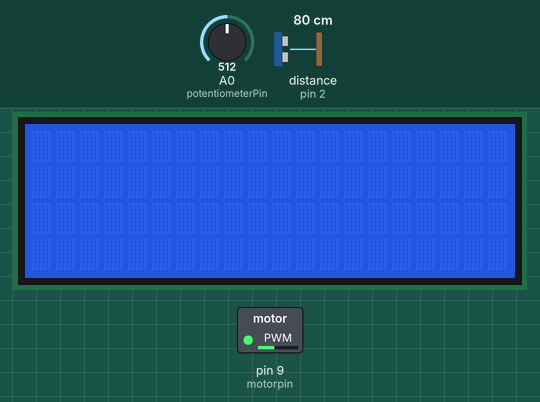
Bench run of a sketch on a simulated Arduino Uno, built with avr-gcc and run on an emulated ATmega328P. On the bench: 20×4 character LCD, switched loads named in the sketch (green lamp = pin HIGH). Wiring (inferred from the names in the program): ultrasonic range finder: trigger pin 3; echo pin 2. The inputs (shaded band) are chosen by the test bench; at power-on: distance to the obstacle (sensor on pin 2) 80 cm, A0 (potentiometerPin) = 512. The echo pulse lasts 58.3 µs per cm; pins used as bus, display or sensor lines are not drawn.

Above: at 3.2 s.
3.3 s: distance to the obstacle (sensor on pin 2) set to 2 cm
At 3.6 s:
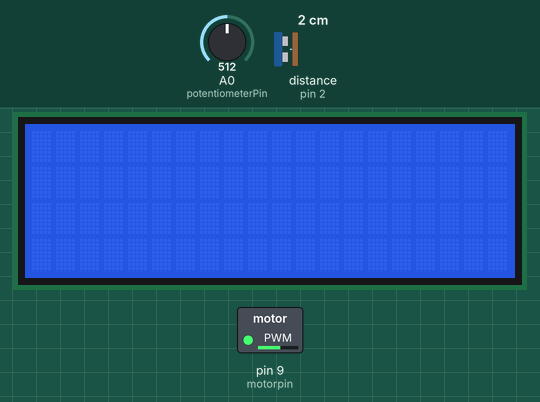
4.8 s: distance to the obstacle (sensor on pin 2) set to 250 cm
At 5.8 s:
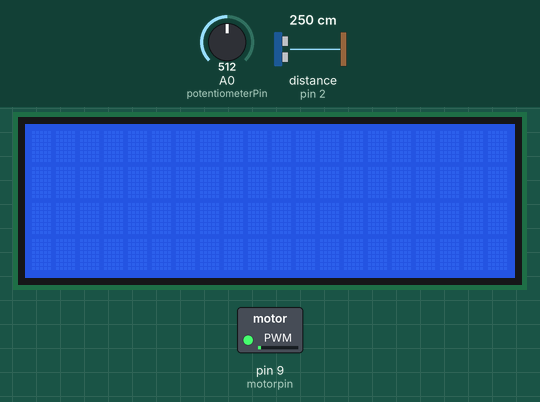
6.3 s: A0 (potentiometerPin) set to 716
At 33.5 s:
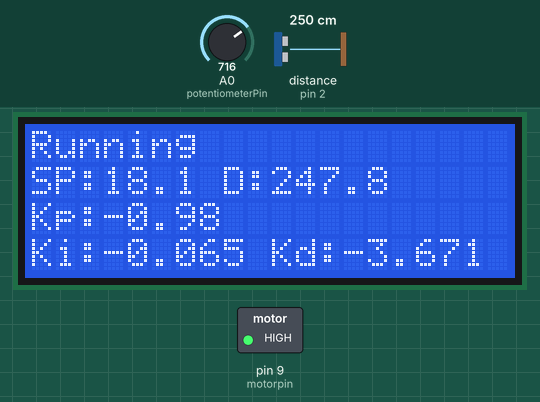
Timing chart, 0 to 33.8 s (numbered marks = the images above; inputs shaded):
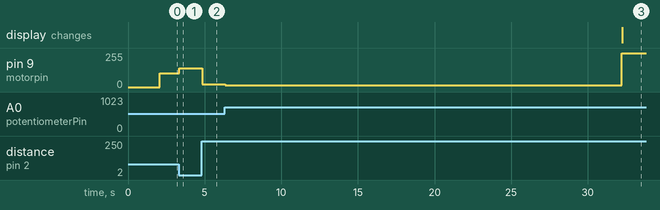

The sketch:

Ziegler-Nichols_method.ino
```cpp
#include <Wire.h>
#include <LiquidCrystal_I2C.h>

const int trigPin = 3;
const int echoPin = 2;
const int potentiometerPin = A0;
const int motorpin = 9;

float Kp = 0.0;
float Ki = 0.0;
float Kd = 0.0;

float setpoint = 0.0;
float error = 0.0;
float lastError = 0.0;
float integral = 0.0;

bool tuning = true;
unsigned long tuningStartTime = 0;
const unsigned long tuningDuration = 30000; // 30 seconds for tuning
float maxOutput = 0.0;
float minOutput = 1000.0;
float Ku, Tu;

LiquidCrystal_I2C lcd(0x27, 20, 4);  // Change 0x27 to your LCD I2C address

void setup() {
    Serial.begin(9600);
    lcd.begin();
    pinMode(trigPin, OUTPUT);
    pinMode(echoPin, INPUT);
    analogWrite(motorpin, 0);
    delay(2000);
    tuningStartTime = millis();
}

float getDistance() {
    digitalWrite(trigPin, LOW);
    delayMicroseconds(2);
    digitalWrite(trigPin, HIGH);
    delayMicroseconds(10);
    digitalWrite(trigPin, LOW);
    long duration = pulseIn(echoPin, HIGH);
    return duration * 0.034 / 2;
}

void autoTunePID() {
    float distance = getDistance();
    error = setpoint - distance;

    float P = error;
    float output = P;

    if (output > maxOutput) maxOutput = output;
    if (output < minOutput) minOutput = output;

    if (millis() - tuningStartTime > tuningDuration) {
        tuning = false;
        Ku = 4 * (maxOutput - minOutput) / (3.14159 * (maxOutput + minOutput));
        Tu = tuningDuration / 1000.0; // Convert to seconds

        // Ziegler-Nichols tuning rules for PID
        Kp = 0.6 * Ku;
        Ki = 2 * Kp / Tu;
        Kd = Kp * Tu / 8;

        integral = 0; // Reset integral term
    }

    int pwmValue = map(constrain(output, -255, 255), -255, 255, 0, 255);
    analogWrite(motorpin, pwmValue);
}

void controlMotor() {
    float distance = getDistance();
    error = setpoint - distance;
    integral += error;
    float derivative = error - lastError;

    float output = Kp * error + Ki * integral + Kd * derivative;

    int pwmValue = map(constrain(output, -255, 255), -255, 255, 0, 255);
    analogWrite(motorpin, pwmValue);

    lastError = error;

    updateLCD(distance, pwmValue, output);
}

void updateLCD(float distance, int pwmValue, float pidOutput) {
    static unsigned long lastUpdateTime = 0;
    const unsigned long lcdRefreshInterval = 500;

    if (millis() - lastUpdateTime >= lcdRefreshInterval) {
        lcd.clear();
        lcd.setCursor(0, 0);
        lcd.print(tuning ? "Tuning..." : "Running");
        lcd.setCursor(0, 1);
        lcd.print("SP:" + String(setpoint, 1) + " D:" + String(distance, 1));
        lcd.setCursor(0, 2);
        lcd.print("Kp:" + String(Kp, 2));
        lcd.setCursor(0, 3);
        lcd.print("Ki:" + String(Ki, 3) + " Kd:" + String(Kd, 3));

        lastUpdateTime = millis();
    }
}

void loop() {
    int sensorValue = analogRead(potentiometerPin);
    setpoint = map(sensorValue, 0, 1023, 600, 0) / 10.0;

    if (tuning) {
        autoTunePID();
    } else {
        controlMotor();
    }

    delay(100);
}
```

Measured:
- after the input at 3.3 s, pin 9 (motorpin): 103/255 → 141/255 at once
- after the input at 4.8 s, pin 9 (motorpin): 141/255 → 19/255 after 0.06 s
- after the input at 6.3 s, the display: changes after 26.0 s (image 3)
